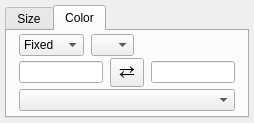
<?xml version="1.0" encoding="UTF-8"?>
<ui version="4.0">
 <class>Form</class>
 <widget class="QWidget" name="Form">
  <property name="geometry">
   <rect>
    <x>0</x>
    <y>0</y>
    <width>254</width>
    <height>121</height>
   </rect>
  </property>
  <property name="windowTitle">
   <string>Form</string>
  </property>
  <layout class="QGridLayout" name="gridLayout">
   <property name="margin">
    <number>5</number>
   </property>
   <item row="0" column="0">
    <widget class="QTabWidget" name="tabWidget">
     <property name="currentIndex">
      <number>1</number>
     </property>
     <widget class="QWidget" name="tab_2">
      <attribute name="title">
       <string>Size</string>
      </attribute>
      <layout class="QVBoxLayout" name="verticalLayout">
       <property name="spacing">
        <number>2</number>
       </property>
       <property name="leftMargin">
        <number>12</number>
       </property>
       <property name="topMargin">
        <number>3</number>
       </property>
       <property name="rightMargin">
        <number>12</number>
       </property>
       <property name="bottomMargin">
        <number>3</number>
       </property>
       <item>
        <widget class="QWidget" name="size_row_1" native="true">
         <layout class="QHBoxLayout" name="horizontalLayout">
          <property name="spacing">
           <number>7</number>
          </property>
          <property name="margin">
           <number>0</number>
          </property>
          <item>
           <widget class="QComboBox" name="combotext_size_mode">
            <property name="sizePolicy">
             <sizepolicy hsizetype="Minimum" vsizetype="Fixed">
              <horstretch>0</horstretch>
              <verstretch>0</verstretch>
             </sizepolicy>
            </property>
            <property name="maximumSize">
             <size>
              <width>80</width>
              <height>16777215</height>
             </size>
            </property>
            <item>
             <property name="text">
              <string>Fixed</string>
             </property>
            </item>
            <item>
             <property name="text">
              <string>Linear</string>
             </property>
            </item>
           </widget>
          </item>
          <item>
           <widget class="QComboBox" name="combo_size_attribute">
            <property name="sizeAdjustPolicy">
             <enum>QComboBox::AdjustToMinimumContentsLength</enum>
            </property>
           </widget>
          </item>
          <item>
           <widget class="QSpinBox" name="value_size"/>
          </item>
         </layout>
        </widget>
       </item>
       <item>
        <widget class="QWidget" name="size_row_2" native="true">
         <layout class="QHBoxLayout" name="horizontalLayout_2">
          <property name="spacing">
           <number>7</number>
          </property>
          <property name="margin">
           <number>0</number>
          </property>
          <item>
           <widget class="QLineEdit" name="value_size_vmin"/>
          </item>
          <item>
           <widget class="QToolButton" name="button_flip_size">
            <property name="font">
             <font>
              <pointsize>14</pointsize>
             </font>
            </property>
            <property name="styleSheet">
             <string notr="true">padding: 0px</string>
            </property>
            <property name="text">
             <string>⇄</string>
            </property>
           </widget>
          </item>
          <item>
           <widget class="QLineEdit" name="value_size_vmax"/>
          </item>
         </layout>
        </widget>
       </item>
       <item>
        <widget class="QWidget" name="size_row_3" native="true">
         <layout class="QHBoxLayout" name="horizontalLayout_3">
          <property name="spacing">
           <number>7</number>
          </property>
          <property name="margin">
           <number>0</number>
          </property>
          <item>
           <widget class="QSlider" name="value_size_scaling">
            <property name="maximum">
             <number>100</number>
            </property>
            <property name="value">
             <number>50</number>
            </property>
            <property name="orientation">
             <enum>Qt::Horizontal</enum>
            </property>
           </widget>
          </item>
         </layout>
        </widget>
       </item>
       <item>
        <spacer name="verticalSpacer">
         <property name="orientation">
          <enum>Qt::Vertical</enum>
         </property>
         <property name="sizeHint" stdset="0">
          <size>
           <width>20</width>
           <height>40</height>
          </size>
         </property>
        </spacer>
       </item>
      </layout>
     </widget>
     <widget class="QWidget" name="tab_4">
      <attribute name="title">
       <string>Color</string>
      </attribute>
      <layout class="QVBoxLayout" name="verticalLayout_2">
       <property name="spacing">
        <number>2</number>
       </property>
       <property name="leftMargin">
        <number>12</number>
       </property>
       <property name="topMargin">
        <number>3</number>
       </property>
       <property name="rightMargin">
        <number>12</number>
       </property>
       <property name="bottomMargin">
        <number>3</number>
       </property>
       <item>
        <widget class="QWidget" name="color_row_1" native="true">
         <layout class="QHBoxLayout" name="horizontalLayout_6">
          <property name="spacing">
           <number>7</number>
          </property>
          <property name="margin">
           <number>0</number>
          </property>
          <item>
           <widget class="QComboBox" name="combotext_color_mode">
            <property name="maximumSize">
             <size>
              <width>80</width>
              <height>16777215</height>
             </size>
            </property>
            <item>
             <property name="text">
              <string>Fixed</string>
             </property>
            </item>
            <item>
             <property name="text">
              <string>Linear</string>
             </property>
            </item>
           </widget>
          </item>
          <item>
           <widget class="QComboBox" name="combo_cmap_attribute">
            <property name="sizeAdjustPolicy">
             <enum>QComboBox::AdjustToMinimumContentsLength</enum>
            </property>
           </widget>
          </item>
          <item>
           <widget class="QColorBox" name="color_color">
            <property name="sizePolicy">
             <sizepolicy hsizetype="Preferred" vsizetype="Minimum">
              <horstretch>0</horstretch>
              <verstretch>0</verstretch>
             </sizepolicy>
            </property>
            <property name="text">
             <string/>
            </property>
           </widget>
          </item>
          <item>
           <widget class="QWidget" name="spacer_color_label" native="true"/>
          </item>
         </layout>
        </widget>
       </item>
       <item>
        <widget class="QWidget" name="color_row_2" native="true">
         <layout class="QHBoxLayout" name="horizontalLayout_8">
          <property name="spacing">
           <number>7</number>
          </property>
          <property name="margin">
           <number>0</number>
          </property>
          <item>
           <widget class="QLineEdit" name="value_cmap_vmin"/>
          </item>
          <item>
           <widget class="QToolButton" name="button_flip_cmap">
            <property name="font">
             <font>
              <pointsize>14</pointsize>
             </font>
            </property>
            <property name="styleSheet">
             <string notr="true">padding: 0px</string>
            </property>
            <property name="text">
             <string>⇄</string>
            </property>
           </widget>
          </item>
          <item>
           <widget class="QLineEdit" name="value_cmap_vmax"/>
          </item>
         </layout>
        </widget>
       </item>
       <item>
        <widget class="QWidget" name="color_row_3" native="true">
         <layout class="QHBoxLayout" name="horizontalLayout_9">
          <property name="spacing">
           <number>7</number>
          </property>
          <property name="margin">
           <number>0</number>
          </property>
          <item>
           <widget class="QColormapCombo" name="combo_cmap">
            <property name="sizeAdjustPolicy">
             <enum>QComboBox::AdjustToMinimumContentsLength</enum>
            </property>
           </widget>
          </item>
         </layout>
        </widget>
       </item>
       <item>
        <spacer name="verticalSpacer_2">
         <property name="orientation">
          <enum>Qt::Vertical</enum>
         </property>
         <property name="sizeHint" stdset="0">
          <size>
           <width>20</width>
           <height>40</height>
          </size>
         </property>
        </spacer>
       </item>
      </layout>
     </widget>
    </widget>
   </item>
  </layout>
 </widget>
 <customwidgets>
  <customwidget>
   <class>QColorBox</class>
   <extends>QLabel</extends>
   <header>glue.utils.qt.colors</header>
  </customwidget>
  <customwidget>
   <class>QColormapCombo</class>
   <extends>QComboBox</extends>
   <header>glue.utils.qt.colors</header>
  </customwidget>
 </customwidgets>
 <resources/>
 <connections/>
</ui>
